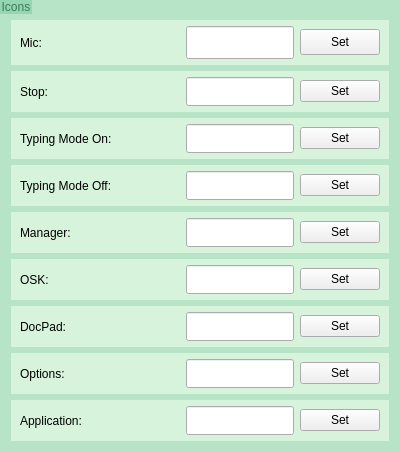
                      <widget class="QGroupBox" name="groupBox_88">
                       <property name="minimumSize">
                        <size>
                         <width>0</width>
                         <height>43</height>
                        </size>
                       </property>
                       <property name="styleSheet">
                        <string notr="true">QGroupBox {
    border: none;
	background-color: rgb(183, 228, 199);
	min-height: 40px;
}

QGroupBox:title {
    border: none;
	color: rgb(56, 124, 92);
	background-color: rgb(149, 213, 178);
}

QLabel{
min-width: 160px;
}
QPushButton{
min-width: 50px;
min-height: 16px;
}
QLineEdit{
min-height: 27px;
}</string>
                       </property>
                       <property name="title">
                        <string>Icons</string>
                       </property>
                       <layout class="QGridLayout" name="gridLayout_17">
                        <property name="topMargin">
                         <number>20</number>
                        </property>
                        <item row="8" column="0">
                         <widget class="QGroupBox" name="groupBox_90">
                          <property name="styleSheet">
                           <string notr="true">QGroupBox {
    border: none;
	background-color: rgb(216, 243, 220);
}


QGroupBox::title {
	border-radius:3px;
	background-color: rgb(183, 228, 199);
	color: rgb(62, 138, 102);
}</string>
                          </property>
                          <property name="title">
                           <string/>
                          </property>
                          <layout class="QHBoxLayout" name="horizontalLayout_51">
                           <property name="topMargin">
                            <number>6</number>
                           </property>
                           <property name="bottomMargin">
                            <number>6</number>
                           </property>
                           <item>
                            <widget class="QLabel" name="label_60">
                             <property name="minimumSize">
                              <size>
                               <width>160</width>
                               <height>0</height>
                              </size>
                             </property>
                             <property name="text">
                              <string>Application:</string>
                             </property>
                            </widget>
                           </item>
                           <item>
                            <widget class="QLineEdit" name="lineEdit_19">
                             <property name="clearButtonEnabled">
                              <bool>true</bool>
                             </property>
                            </widget>
                           </item>
                           <item>
                            <widget class="QPushButton" name="pushButton_9">
                             <property name="maximumSize">
                              <size>
                               <width>111</width>
                               <height>22</height>
                              </size>
                             </property>
                             <property name="text">
                              <string>Set</string>
                             </property>
                            </widget>
                           </item>
                          </layout>
                         </widget>
                        </item>
                        <item row="7" column="0">
                         <widget class="QGroupBox" name="groupBox_91">
                          <property name="styleSheet">
                           <string notr="true">QGroupBox {
    border: none;
	background-color: rgb(216, 243, 220);
}


QGroupBox::title {
	border-radius:3px;
	background-color: rgb(183, 228, 199);
	color: rgb(62, 138, 102);
}</string>
                          </property>
                          <property name="title">
                           <string/>
                          </property>
                          <layout class="QHBoxLayout" name="horizontalLayout_50">
                           <property name="topMargin">
                            <number>6</number>
                           </property>
                           <property name="bottomMargin">
                            <number>6</number>
                           </property>
                           <item>
                            <widget class="QLabel" name="label_59">
                             <property name="minimumSize">
                              <size>
                               <width>160</width>
                               <height>0</height>
                              </size>
                             </property>
                             <property name="text">
                              <string>Options:</string>
                             </property>
                            </widget>
                           </item>
                           <item>
                            <widget class="QLineEdit" name="lineEdit_18">
                             <property name="clearButtonEnabled">
                              <bool>true</bool>
                             </property>
                            </widget>
                           </item>
                           <item>
                            <widget class="QPushButton" name="pushButton_8">
                             <property name="maximumSize">
                              <size>
                               <width>111</width>
                               <height>22</height>
                              </size>
                             </property>
                             <property name="text">
                              <string>Set</string>
                             </property>
                            </widget>
                           </item>
                          </layout>
                         </widget>
                        </item>
                        <item row="6" column="0">
                         <widget class="QGroupBox" name="groupBox_92">
                          <property name="styleSheet">
                           <string notr="true">QGroupBox {
    border: none;
	background-color: rgb(216, 243, 220);
}


QGroupBox::title {
	border-radius:3px;
	background-color: rgb(183, 228, 199);
	color: rgb(62, 138, 102);
}</string>
                          </property>
                          <property name="title">
                           <string/>
                          </property>
                          <layout class="QHBoxLayout" name="horizontalLayout_49">
                           <property name="topMargin">
                            <number>6</number>
                           </property>
                           <property name="bottomMargin">
                            <number>6</number>
                           </property>
                           <item>
                            <widget class="QLabel" name="label_58">
                             <property name="minimumSize">
                              <size>
                               <width>160</width>
                               <height>0</height>
                              </size>
                             </property>
                             <property name="text">
                              <string>DocPad:</string>
                             </property>
                            </widget>
                           </item>
                           <item>
                            <widget class="QLineEdit" name="lineEdit_17">
                             <property name="clearButtonEnabled">
                              <bool>true</bool>
                             </property>
                            </widget>
                           </item>
                           <item>
                            <widget class="QPushButton" name="pushButton_7">
                             <property name="maximumSize">
                              <size>
                               <width>111</width>
                               <height>22</height>
                              </size>
                             </property>
                             <property name="text">
                              <string>Set</string>
                             </property>
                            </widget>
                           </item>
                          </layout>
                         </widget>
                        </item>
                        <item row="4" column="0">
                         <widget class="QGroupBox" name="groupBox_94">
                          <property name="styleSheet">
                           <string notr="true">QGroupBox {
    border: none;
	background-color: rgb(216, 243, 220);
}


QGroupBox::title {
	border-radius:3px;
	background-color: rgb(183, 228, 199);
	color: rgb(62, 138, 102);
}</string>
                          </property>
                          <property name="title">
                           <string/>
                          </property>
                          <layout class="QHBoxLayout" name="horizontalLayout_47">
                           <property name="topMargin">
                            <number>6</number>
                           </property>
                           <property name="bottomMargin">
                            <number>6</number>
                           </property>
                           <item>
                            <widget class="QLabel" name="label_38">
                             <property name="minimumSize">
                              <size>
                               <width>160</width>
                               <height>0</height>
                              </size>
                             </property>
                             <property name="text">
                              <string>Manager:</string>
                             </property>
                            </widget>
                           </item>
                           <item>
                            <widget class="QLineEdit" name="lineEdit_15">
                             <property name="clearButtonEnabled">
                              <bool>true</bool>
                             </property>
                            </widget>
                           </item>
                           <item>
                            <widget class="QPushButton" name="pushButton_5">
                             <property name="maximumSize">
                              <size>
                               <width>111</width>
                               <height>22</height>
                              </size>
                             </property>
                             <property name="text">
                              <string>Set</string>
                             </property>
                            </widget>
                           </item>
                          </layout>
                         </widget>
                        </item>
                        <item row="3" column="0">
                         <widget class="QGroupBox" name="groupBox_95">
                          <property name="styleSheet">
                           <string notr="true">QGroupBox {
    border: none;
	background-color: rgb(216, 243, 220);
}


QGroupBox::title {
	border-radius:3px;
	background-color: rgb(183, 228, 199);
	color: rgb(62, 138, 102);
}</string>
                          </property>
                          <property name="title">
                           <string/>
                          </property>
                          <layout class="QHBoxLayout" name="horizontalLayout_46">
                           <property name="topMargin">
                            <number>6</number>
                           </property>
                           <property name="bottomMargin">
                            <number>6</number>
                           </property>
                           <item>
                            <widget class="QLabel" name="label_50">
                             <property name="minimumSize">
                              <size>
                               <width>160</width>
                               <height>0</height>
                              </size>
                             </property>
                             <property name="text">
                              <string>Typing Mode Off:</string>
                             </property>
                            </widget>
                           </item>
                           <item>
                            <widget class="QLineEdit" name="lineEdit_14">
                             <property name="clearButtonEnabled">
                              <bool>true</bool>
                             </property>
                            </widget>
                           </item>
                           <item>
                            <widget class="QPushButton" name="pushButton_4">
                             <property name="maximumSize">
                              <size>
                               <width>111</width>
                               <height>22</height>
                              </size>
                             </property>
                             <property name="text">
                              <string>Set</string>
                             </property>
                            </widget>
                           </item>
                          </layout>
                         </widget>
                        </item>
                        <item row="5" column="0">
                         <widget class="QGroupBox" name="groupBox_93">
                          <property name="styleSheet">
                           <string notr="true">QGroupBox {
    border: none;
	background-color: rgb(216, 243, 220);
}


QGroupBox::title {
	border-radius:3px;
	background-color: rgb(183, 228, 199);
	color: rgb(62, 138, 102);
}</string>
                          </property>
                          <property name="title">
                           <string/>
                          </property>
                          <layout class="QHBoxLayout" name="horizontalLayout_48">
                           <property name="topMargin">
                            <number>6</number>
                           </property>
                           <property name="bottomMargin">
                            <number>6</number>
                           </property>
                           <item>
                            <widget class="QLabel" name="label_46">
                             <property name="minimumSize">
                              <size>
                               <width>160</width>
                               <height>0</height>
                              </size>
                             </property>
                             <property name="text">
                              <string>OSK:</string>
                             </property>
                            </widget>
                           </item>
                           <item>
                            <widget class="QLineEdit" name="lineEdit_16">
                             <property name="clearButtonEnabled">
                              <bool>true</bool>
                             </property>
                            </widget>
                           </item>
                           <item>
                            <widget class="QPushButton" name="pushButton_6">
                             <property name="maximumSize">
                              <size>
                               <width>111</width>
                               <height>22</height>
                              </size>
                             </property>
                             <property name="text">
                              <string>Set</string>
                             </property>
                            </widget>
                           </item>
                          </layout>
                         </widget>
                        </item>
                        <item row="1" column="0">
                         <widget class="QGroupBox" name="groupBox_97">
                          <property name="styleSheet">
                           <string notr="true">QGroupBox {
    border: none;
	background-color: rgb(216, 243, 220);
}


QGroupBox::title {
	border-radius:3px;
	background-color: rgb(183, 228, 199);
	color: rgb(62, 138, 102);
}</string>
                          </property>
                          <property name="title">
                           <string/>
                          </property>
                          <layout class="QHBoxLayout" name="horizontalLayout_44">
                           <property name="topMargin">
                            <number>6</number>
                           </property>
                           <property name="bottomMargin">
                            <number>6</number>
                           </property>
                           <item>
                            <widget class="QLabel" name="label_28">
                             <property name="minimumSize">
                              <size>
                               <width>160</width>
                               <height>0</height>
                              </size>
                             </property>
                             <property name="text">
                              <string>Stop:</string>
                             </property>
                            </widget>
                           </item>
                           <item>
                            <widget class="QLineEdit" name="lineEdit_10">
                             <property name="minimumSize">
                              <size>
                               <width>0</width>
                               <height>27</height>
                              </size>
                             </property>
                             <property name="clearButtonEnabled">
                              <bool>true</bool>
                             </property>
                            </widget>
                           </item>
                           <item>
                            <widget class="QPushButton" name="pushButton_2">
                             <property name="minimumSize">
                              <size>
                               <width>60</width>
                               <height>26</height>
                              </size>
                             </property>
                             <property name="maximumSize">
                              <size>
                               <width>111</width>
                               <height>22</height>
                              </size>
                             </property>
                             <property name="text">
                              <string>Set</string>
                             </property>
                            </widget>
                           </item>
                          </layout>
                         </widget>
                        </item>
                        <item row="0" column="0">
                         <widget class="QGroupBox" name="groupBox_89">
                          <property name="styleSheet">
                           <string notr="true">QGroupBox {
    border: none;
	background-color: rgb(216, 243, 220);
}


QGroupBox::title {
	border-radius:3px;
	background-color: rgb(183, 228, 199);
	color: rgb(62, 138, 102);
}</string>
                          </property>
                          <property name="title">
                           <string/>
                          </property>
                          <layout class="QGridLayout" name="gridLayout_19">
                           <property name="topMargin">
                            <number>6</number>
                           </property>
                           <property name="bottomMargin">
                            <number>6</number>
                           </property>
                           <item row="0" column="0">
                            <widget class="QLabel" name="label_34">
                             <property name="minimumSize">
                              <size>
                               <width>160</width>
                               <height>0</height>
                              </size>
                             </property>
                             <property name="text">
                              <string>Mic:</string>
                             </property>
                            </widget>
                           </item>
                           <item row="0" column="1">
                            <widget class="QLineEdit" name="lineEdit_9">
                             <property name="clearButtonEnabled">
                              <bool>true</bool>
                             </property>
                            </widget>
                           </item>
                           <item row="0" column="2">
                            <widget class="QPushButton" name="pushButton">
                             <property name="minimumSize">
                              <size>
                               <width>60</width>
                               <height>26</height>
                              </size>
                             </property>
                             <property name="maximumSize">
                              <size>
                               <width>111</width>
                               <height>26</height>
                              </size>
                             </property>
                             <property name="text">
                              <string>Set</string>
                             </property>
                            </widget>
                           </item>
                          </layout>
                         </widget>
                        </item>
                        <item row="2" column="0">
                         <widget class="QGroupBox" name="groupBox_96">
                          <property name="styleSheet">
                           <string notr="true">QGroupBox {
    border: none;
	background-color: rgb(216, 243, 220);
}


QGroupBox::title {
	border-radius:3px;
	background-color: rgb(183, 228, 199);
	color: rgb(62, 138, 102);
}</string>
                          </property>
                          <property name="title">
                           <string/>
                          </property>
                          <layout class="QHBoxLayout" name="horizontalLayout_45">
                           <property name="topMargin">
                            <number>6</number>
                           </property>
                           <property name="bottomMargin">
                            <number>6</number>
                           </property>
                           <item>
                            <widget class="QLabel" name="label_33">
                             <property name="minimumSize">
                              <size>
                               <width>160</width>
                               <height>0</height>
                              </size>
                             </property>
                             <property name="text">
                              <string>Typing Mode On:</string>
                             </property>
                            </widget>
                           </item>
                           <item>
                            <widget class="QLineEdit" name="lineEdit_13">
                             <property name="clearButtonEnabled">
                              <bool>true</bool>
                             </property>
                            </widget>
                           </item>
                           <item>
                            <widget class="QPushButton" name="pushButton_3">
                             <property name="maximumSize">
                              <size>
                               <width>111</width>
                               <height>22</height>
                              </size>
                             </property>
                             <property name="text">
                              <string>Set</string>
                             </property>
                            </widget>
                           </item>
                          </layout>
                         </widget>
                        </item>
                       </layout>
                      </widget>
